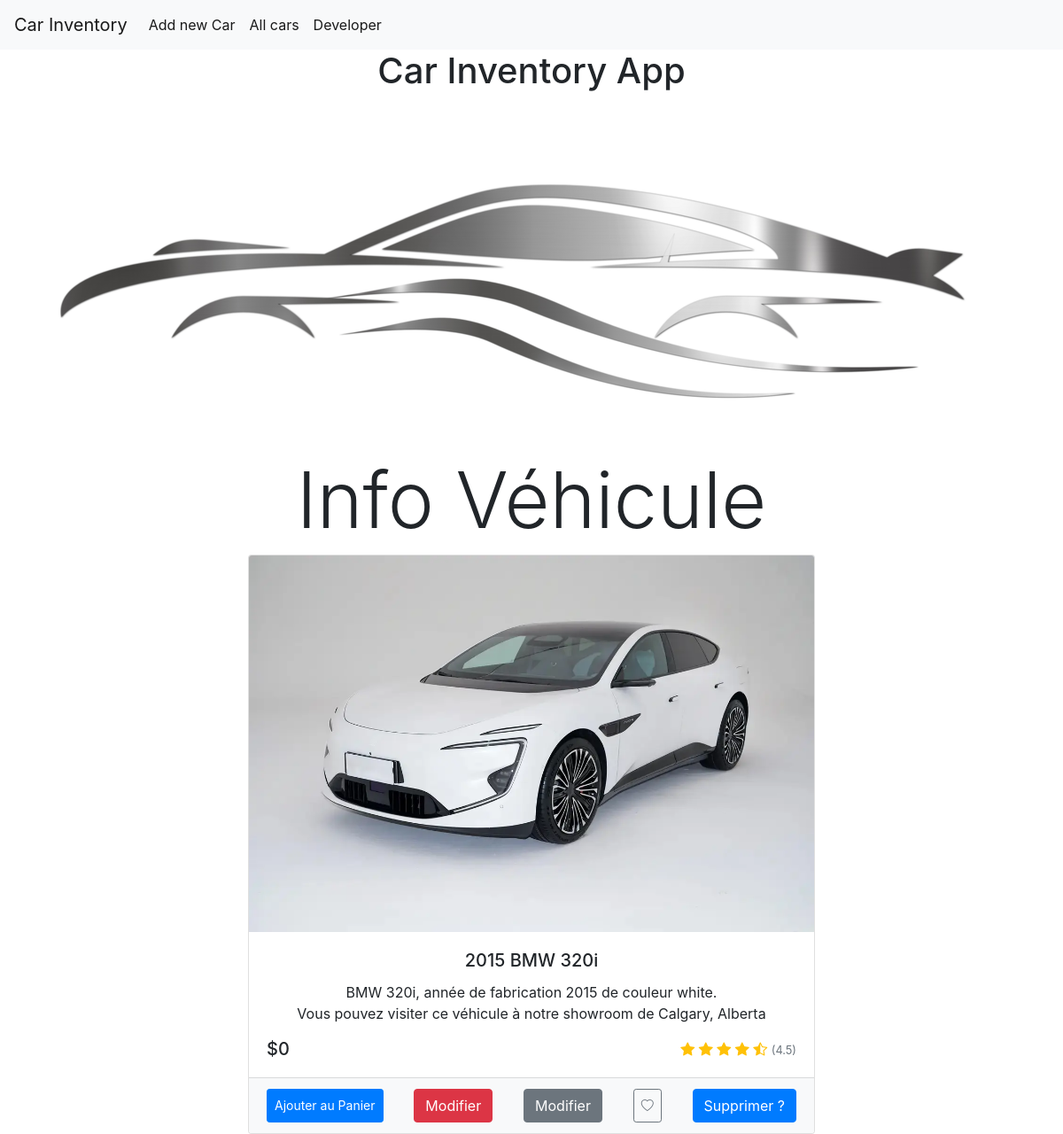
The app's page /car/3 with its own data.
### tables this page shows
CREATE TABLE cars (
    id INTEGER PRIMARY KEY AUTOINCREMENT,
    created TIMESTAMP NOT NULL DEFAULT CURRENT_TIMESTAMP,
    brand TEXT NOT NULL,
    model TEXT NOT NULL,
    m_year INTEGER,
    color TEXT,
    province TEXT,
    city TEXT
);

### app.py (the view)
@app.route('/car/<int:car_id>')
def display_car(car_id):
    car = get_car(car_id)
    return render_template('car.html', car=car)

### app.py (called while the page is built)
def get_db_connection():
    conn = sqlite3.connect(db_connection_string)
    conn.row_factory = sqlite3.Row
    return conn

def get_car(car_id):
    conn = get_db_connection()
    car = conn.execute('SELECT * FROM cars WHERE id = ?',
                        (car_id,)).fetchone()
    conn.close()
    if car is None:
        abort(404)
    return car

### templates/car.html (shortened to what this page needs)
{% extends 'base.html' %}
{% block content %}
<center><h1>{% block title %} Car Inventory App {% endblock %}</h1></center>
    <img src="{{url_for('static', filename='img/car-logo.webp')}}" align="middle" />
<center><h1 class="display-2">Info Véhicule</h1></center>
    <link rel="stylesheet" href="https://cdn.jsdelivr.net/npm/bootstrap-icons@1.7.2/font/bootstrap-icons.css">
  <center>
    <div class="card" style="max-width: 640px">
        <img src="{{url_for('static', filename='img/car01.webp')}}" class="card-img-top" alt="Product Image">
        <div class="card-body">
            <h5 class="card-title">{{ car['m_year'] }} {{ car['brand'] }} {{ car['model'] }}</h5>
            <p class="card-text">{{ car['brand'] }} {{ car['model'] }}, année de fabrication {{ car['m_year'] }} de couleur {{ car['color'] }}.<br>Vous pouvez visiter ce véhicule à notre showroom de {{ car['city'] }}, {{ car['province'] }}</p>
            <div class="d-flex justify-content-between align-items-center">
                <span class="h5 mb-0">$0</span>
                <div>
                    <i class="bi bi-star-fill text-warning"></i>
                    <i class="bi bi-star-fill text-warning"></i>
                    <i class="bi bi-star-fill text-warning"></i>
                    <i class="bi bi-star-fill text-warning"></i>
                    <i class="bi bi-star-half text-warning"></i>
                    <small class="text-muted">(4.5)</small>
                </div>
            </div>
        </div>
        <div class="card-footer d-flex justify-content-between bg-light">
            <button class="btn btn-primary btn-sm">Ajouter au Panier</button> <a class="btn btn-danger" href="{{ url_for('delete', id=car['id']) }}" role="button">Modifier</a> <a class="btn btn-secondary" href="{{ url_for('edit', id=car['id']) }}" role="button">Modifier</a>
            <button class="btn btn-outline-secondary btn-sm"><i class="bi bi-heart"></i></button>
                <button type="button" class="btn btn-primary" data-bs-toggle="modal" data-bs-target="#staticBackdrop">
                    Supprimer ?
                </button>
        </div>
    </div>
  </center>
{% endblock %}

### records on screen
cars: m_year "2015", brand "BMW", model "320i", color "white", city "Calgary", province "Alberta"
